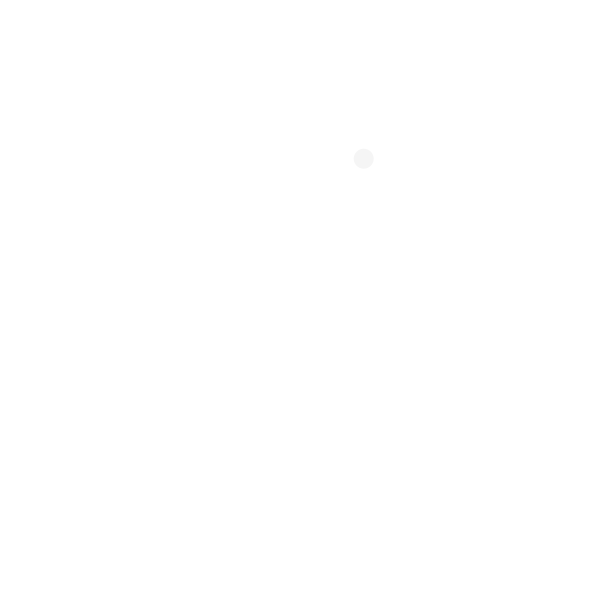
Frame 1 (no input)
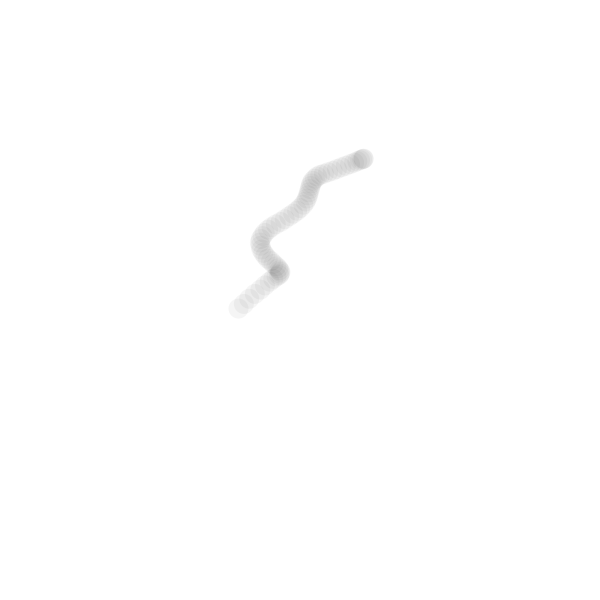
Frame 60 (the mouse pressed at the canvas centre just before this capture)
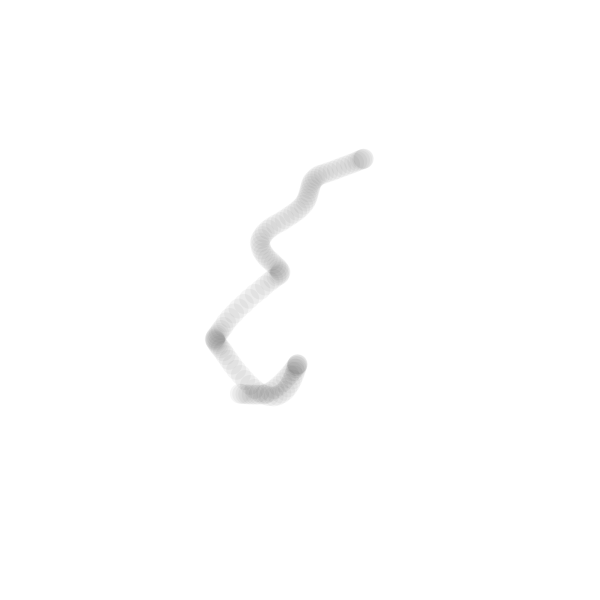
Frame 120 (the mouse held since frame 60 and released just before this capture)

The Processing sketch that drew these frames (run headless with seeded random() and noise(); from frame 60 on, the mouse is pressed at the canvas centre):

// Processing sketch: sketch_181217a
// ── sketch_181217a.pde
PerlinWalker w;

void setup(){
  size(600,600);
  w = new PerlinWalker();
  background(255);
}

void draw(){
  w.step();
  w.display();
 
}

// ── PerlinWalker.pde
class PerlinWalker {
  float x,y;
  float tx,ty;
  
  PerlinWalker(){
    //These are the initial time increments for x and y, 
    //We're getting the y value much further downstream from x
    //This returns very different values but still perlin noised
    //This is important because noise is determenistic
    //So the same x and y == a diagonal line
    tx = 0;
    ty = 1000;
  }
  
  void step () {
    //here we get the actual values for x and y based on the noise function
    //but the noise must mapped because we only get values from 0 to 1
    //so we map them to be between the width (for x) and height (for y)
    
    x = map (noise(tx), 0, 1, 0, width);
    y = map (noise(ty), 0,1,0, height);
    
    tx += 0.01;
    ty += 0.01;
    
  }
  
  void display(){
    fill(0,10);
    noStroke();
    ellipse(x,y,20,20);
}
}
